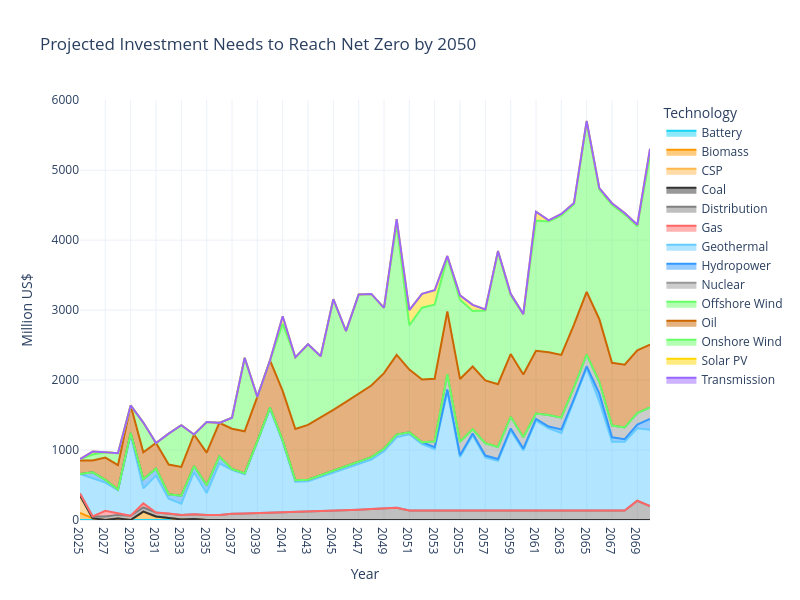

This figure's notebook cell:
### Code cell
import pandas as pd
import plotly.graph_objects as go
from plotly.subplots import make_subplots
import plotly.express as px

width = 800
height = 600
df_long_nz = df_category_sum_nz.melt(
    id_vars="Year", 
    var_name="Technology", 
    value_name="InvestmentNeed"
)
df_long_incremental = incremental_investment.melt(
    id_vars="Year", 
    var_name="Technology", 
    value_name="InvestmentNeed"
)
years = df_category_sum_nz["Year"]

# ==========  2 rows × 4 columns  ==========
fig = make_subplots(
    rows=2, cols=4,
    subplot_titles=[
        "Plot 1: Investment Needs",       # Subplot 1 title
        "Plot 2: Cost of Capital",        # Subplot 2 title
        "Plot 3: Borrowed Sources",       # Subplot 3 title
        "Plot 4: Scenario Difference",    # Subplot 4 title
        "Plot 5: Future Needs by Source", # Subplot 5 title
        "Plot 6: Funding Shortfall",      # Subplot 6 title
        "Plot 7: Additional Metrics",     # Subplot 7 title
        "Plot 8: Another Metric"          # Subplot 8 title
    ]
)

color_map = {

    "Biomass": "#ff9900",       # Orange
    "Geothermal": "#66ccff",    # Light Blue
    "Solar PV": "#ffd700",      # Gold
    "Wind": "#66ff66",          # Light Green
    "Onshore Wind": "#66ff66",
    "Offshore Wind": "#66ff66",
    "Nuclear": "#999999",       # Gray
    "Coal": "#333333",          # Dark Gray
    "Gas": "#ff6666",           # Light Red
    "Oil": "#cc6600",           # Dark Orange

    "Hydropower": "#3399FF",    # Blue
    "CSP": "#FFB84D",           # Light Orange
    "Distribution": "#808080",  # Medium Gray
    "Transmission": "#9966FF",  # Purple
    "Other": "#BEBEBE"          # Silver Gray
}
df_long_nz['Year'] = df_long_nz['Year'].astype(int).astype(str)

fig_area1 = px.area(
    df_long_nz, 
    x="Year", 
    y="InvestmentNeed", 
    color="Technology", 
    color_discrete_map=color_map,
    title="Projected Investment Needs to Reach Net Zero by 2050",
    labels={"InvestmentNeed": "Million US$", "Year": "Year"}
)
fig_area1.update_layout(
    template="plotly_white",
    showlegend=True,
    width=width,
    height=height
    )

fig_area2  = px.bar(
    df_long_incremental, 
    x="Year",
    y="InvestmentNeed",
    color="Technology",
    color_discrete_map=color_map,
    barmode="relative", 
    title="Additional Capital Cost of Net Zero",
    labels={"Cost": "Million US$", "Year": "Year"}
)

fig_area2.update_layout(
    template="plotly_white",
    xaxis=dict(range=[2024.5, 2070.5]),
    # yaxis=dict(zeroline=True, zerolinewidth=2, zerolinecolor="black")
    width=width,
    height=height
)
fig_area2.update_layout(
    template="plotly_white",    
    )


df_cost = pd.DataFrame({
    "Scenario": ["NetZero", "NetZero", "NetZero"],
    "Cost Type": ["Capital Cost", "O&M Costs (Variable)", "O&M Costs (Fixed)"],
    "Value": [
        net_zero_summary["capital_cost"].sum(),
        net_zero_summary["variable_cost"].sum(),
        net_zero_summary["fixed_cost"].sum()
        ]  # Million US$
    })

fig_area3 = px.bar(
    df_cost,
    x="Scenario",
    y="Value",
    color="Cost Type",
    barmode="relative",  
    title="Total Undiscounted Scenario Cost 2025 to 2070",
    labels={"Value": "Million US$", "Scenario": ""}
)

fig_area3.update_layout(
    template="plotly_white",
    showlegend=True,
    width=width,
    height=height
    )

df_diff = pd.DataFrame({
    "Year": df_5yr_avg["Year"],
    "Capital Cost":  list(df_5yr_avg["delta_capital_cost"].values),
    "Variable Cost": list(df_5yr_avg["delta_variable_cost"].values),
    "Fixed Cost":    list(df_5yr_avg["delta_fixed_cost"].values),
    "Cost of Carbon":list(df_5yr_avg["emission_saving"].values),
    # "Net Benefits":  df_5yr_avg["delta_capital_cost"]
})
# df_diff = pd.DataFrame({
#     "Year": df_5yr_avg["Year"],
#     "Capital Cost": list(df_5yr_avg["delta_capital_cost"].values),
#     "Variable Cost": [0,   20, 8,   0,   30,  0,   0,   0,   0  ],
#     "Fixed Cost":    [0,   0,  7,   0,   0,   0,   0,   0,   0  ],
#     "Cost of Carbon":[0,   0,  0,   30,  37,  40,  50,  60,  70 ],
#     "Net Benefits":  [-46, 20, 15, 47,  67, 107, 221, 275, 370]
# })
df_diff_long= df_diff.melt(
    id_vars=["Year"],  
    value_vars=["Capital Cost", "Variable Cost", "Fixed Cost", "Cost of Carbon"],
    var_name="Cost Type",
    value_name="Value"
)
df_diff["Net Benefits"] = df_diff["Capital Cost"] + df_diff["Variable Cost"] + df_diff["Fixed Cost"] + df_diff["Cost of Carbon"]

color_map_costs = {

    "Cost of Carbon": "#66ff66",          # Light Green

    "Variable Cost": "#cc6600",           # Dark Orange

    "Capital Cost": "#3399FF",    # Blue
    "Fixed Cost":    "#66ccff"   # Light Blue
}
# stacked bar chart
fig_area4 = px.bar(
    df_diff_long,
    x="Year",
    y="Value",
    color="Cost Type",
    color_discrete_map=color_map_costs,
    barmode="relative",  
    title="Differential benefits and costs of NZ vs BAU (Million US$)",
    labels={"Value": "Million US$", "Year": "Year"}
)
fig_area4.add_trace(
    go.Scatter(
        x=df_diff["Year"],           
        y=df_diff["Net Benefits"],   # Net Benefits
        mode="markers+text",    
        text=df_diff["Net Benefits"].apply(lambda x: f"{round(x)}").astype(str),  
        textposition="top center",            
        marker=dict(
            symbol=141,       # horizontal line symbol 'line-ew', 141, '141'
            size=20,                # the length of the line is determined by size
            color="red",
        ),
        name="Net Benefits"     
    )
)
fig_area4.update_layout(
    template="plotly_white",
    showlegend=True,
    xaxis=dict(range=[2020.5, 2070.5]),
    width=width,
    height=height
    )


# 1) data 
df_stranded_cost = pd.DataFrame({
    "Fuel": ["Coal", "Gas", "Oil"],
    "Extra Stranded Cost": [0, 0, 0]  # initialised with 0, will be updated later
})
since_year = 2025
for tech in  df_stranded_cost["Fuel"]:
    # Calculate cumulative stranded costs from since_year
    df_stranded_cost.loc[df_stranded_cost["Fuel"]==tech, "Extra Stranded Cost"]=df_financing_needs_ffr.loc[df_financing_needs_ffr.index >= since_year,(tech,tech)].sum()
# 2) Draw a bar chart
fig_stranded_cost = px.bar(
    df_stranded_cost,
    x="Fuel",
    y="Extra Stranded Cost",
    title="Extra Stranded Cost Compensation of Net Zero",
    labels={"Extra Stranded Cost": "Million US$", "Fuel": ""},
    text="Extra Stranded Cost"  # show values on the bar
)

# 3) customise layout
fig_stranded_cost.update_layout(
    template="plotly_white",
    yaxis=dict(range=[0, 800]),  # adjust the upper limit based on the data
    width=width,
    height=height
    )

fig_stranded_cost.update_traces(textposition="outside")
####################################
# Calculate only the total stranded costs for coal, natural gas and oil
stranded_cost = df_financing_needs_ffr.loc[df_financing_needs_ffr.index >= since_year,("Total","Total")].copy()
    
df_plot = pd.DataFrame({
    "Year": df_category_sum_nz["Year"],
    "Net Zero Financing Needs": df_category_sum_nz.copy().drop('Year', axis=1).sum(axis=1),
    "Stranded Cost Compensation": list(stranded_cost)
})
# Convert both columns to the same data type (float)
df_plot["Net Zero Financing Needs"] = df_plot["Net Zero Financing Needs"].astype(float)
df_plot["Stranded Cost Compensation"] = df_plot["Stranded Cost Compensation"].astype(float)

fig_needs_by_source = px.bar(
    df_plot,
    x="Year",
    y=["Net Zero Financing Needs", "Stranded Cost Compensation"],
    barmode="relative",
    color_discrete_sequence=["grey", "black"],
    title="Future Investment Needs by Source",
    labels={"value": "Million US$", "variable": ""},  # adjust the legend/axis labels
    template="plotly_white",
)

# add black border to all bars
fig_needs_by_source.update_traces(marker=dict(line=dict(color="black", width=1)))

# adjust layout, e.g. move the legend below, change the width and height
fig_needs_by_source.update_layout(
    legend=dict(
        orientation="h",
        yanchor="bottom",
        y=-0.15,  # legend below
        xanchor="center",
        x=0.5
    ),
    xaxis=dict(range=[2024, 2070.5]),
    
    width=width,
    height=height
)

df = pd.DataFrame({
    "Year": net_zero_summary.index,
    "NetZero": net_zero_summary["cost_of_elec"],
    "LeastCost": least_cost_summary["cost_of_elec"],
})

# melt NetZero and LeastCost into "Scenario" and "Cost" two columns
df_long_elec_cost = df.melt(
    id_vars="Year",
    var_name="Scenario",
    value_name="Cost"
)
# now the structure of df_long is similar to:
#   Year   Scenario   Cost
# 0 2025   NetZero    14
# 1 2030   NetZero    15
# 2 2035   NetZero    12
# ... 
# . 2025   LeastCost  14

fig_elec_cost = px.line(
    df_long_elec_cost,
    x="Year",
    y="Cost",
    color="Scenario",
    title="Average Cost of Electricity US$/TWh",
    labels={"Cost": "US$/TWh", "Year": "Year", "Scenario": ""},
    color_discrete_map={"NetZero": "green", "LeastCost": "aqua"}  # customise colors
)

fig_elec_cost.update_layout(
    template="plotly_white",
    # yaxis=dict(range=[0, 20]),  # according to your data range, or let Plotly decide
    width=width,
    height=height
)


df_capital = pd.DataFrame({
    "Year": net_zero_summary.index,
    "NetZero": net_zero_summary["capital_cost"],
    "LeastCost": least_cost_summary["capital_cost"],
})

# melt NetZero and LeastCost into "Scenario" and "Cost" two columns
df_capital_cost = df_capital.melt(
    id_vars="Year",
    var_name="Scenario",
    value_name="Cost"
)

fig_capital_cost = px.line(
    df_capital_cost,
    x="Year",
    y="Cost",
    color="Scenario",
    title="Capital Cost NZ vs LC",
    labels={"Cost": "Million US$", "Year": "Year", "Scenario": ""},
    color_discrete_map={"NetZero": "green", "LeastCost": "aqua"}  
)

fig_capital_cost.update_layout(
    template="plotly_white",
    # yaxis=dict(range=[0, 20]),  # according to your data range, or let Plotly decide
    width=width,
    height=height
)


fig.update_layout(template="plotly_white")
fig_area1.show()
# fig_area2.show()
# fig_area3.show()
# fig_area4.show()
# fig_stranded_cost.show()
# fig_needs_by_source.show()
# fig_elec_cost.show()
# fig_capital_cost.show()
# df_long_nz.head(300)

### Figure 1 — Plotly figure (JSON) as saved in the notebook; plotly's stock layout.template omitted (floating-point values rounded to 4 significant figures)
{"data": [{"fillpattern": {"shape": ""}, "hovertemplate": "Technology=Battery<br>Year=%{x}<br>Million US$=%{y}<extra></extra>", "legendgroup": "Battery", "line": {"color": "#19d3f3"}, "marker": {"symbol": "circle"}, "mode": "lines", "name": "Battery", "orientation": "v", "showlegend": true, "stackgroup": "1", "type": "scatter", "x": ["2025", "2026", "2027", "2028", "2029", "2030", "2031", "2032", "2033", "2034", "2035", "2036", "2037", "2038", "2039", "2040", "2041", "2042", "2043", "2044", "2045", "2046", "2047", "2048", "2049", "2050", "2051", "2052", "2053", "2054", "2055", "2056", "2057", "2058", "2059", "2060", "2061", "2062", "2063", "2064", "2065", "2066", "2067", "2068", "2069", "2070"], "xaxis": "x", "y": [0, 0, 0, 0, 0, 0, 0, 0, 0, 0, 0, 0, 0, 0, 0, 0, 0, 0, 0, 0, 0, 0, 0, 0, 0, 0, 0, 0, 0, 0, 0, 0, 0, 0, 0, 0, 0, 0, 0, 0, 0, 0, 0, 0, 0, 0], "yaxis": "y"}, {"fillpattern": {"shape": ""}, "hovertemplate": "Technology=Biomass<br>Year=%{x}<br>Million US$=%{y}<extra></extra>", "legendgroup": "Biomass", "line": {"color": "#ff9900"}, "marker": {"symbol": "circle"}, "mode": "lines", "name": "Biomass", "orientation": "v", "showlegend": true, "stackgroup": "1", "type": "scatter", "x": ["2025", "2026", "2027", "2028", "2029", "2030", "2031", "2032", "2033", "2034", "2035", "2036", "2037", "2038", "2039", "2040", "2041", "2042", "2043", "2044", "2045", "2046", "2047", "2048", "2049", "2050", "2051", "2052", "2053", "2054", "2055", "2056", "2057", "2058", "2059", "2060", "2061", "2062", "2063", "2064", "2065", "2066", "2067", "2068", "2069", "2070"], "xaxis": "x", "y": [100, 25, 0, 20, 0, 120.5, 50, 27, 7.5, 15, 0.75, 0, 0, 0, 0, 0, 0, 0, 0, 0, 0, 0, 0, 0, 0, 0, 0, 0, 0, 0, 0, 0, 0, 0, 0, 0, 0, 0, 0, 0, 0, 0, 0, 0, 0, 0], "yaxis": "y"}, {"fillpattern": {"shape": ""}, "hovertemplate": "Technology=CSP<br>Year=%{x}<br>Million US$=%{y}<extra></extra>", "legendgroup": "CSP", "line": {"color": "#FFB84D"}, "marker": {"symbol": "circle"}, "mode": "lines", "name": "CSP", "orientation": "v", "showlegend": true, "stackgroup": "1", "type": "scatter", "x": ["2025", "2026", "2027", "2028", "2029", "2030", "2031", "2032", "2033", "2034", "2035", "2036", "2037", "2038", "2039", "2040", "2041", "2042", "2043", "2044", "2045", "2046", "2047", "2048", "2049", "2050", "2051", "2052", "2053", "2054", "2055", "2056", "2057", "2058", "2059", "2060", "2061", "2062", "2063", "2064", "2065", "2066", "2067", "2068", "2069", "2070"], "xaxis": "x", "y": [250, 0, 0, 0, 0, 0, 0, 0, 0, 0, 0, 0, 0, 0, 0, 0, 0, 0, 0, 0, 0, 0, 0, 0, 0, 0, 0, 0, 0, 0, 0, 0, 0, 0, 0, 0, 0, 0, 0, 0, 0, 0, 0, 0, 0, 0], "yaxis": "y"}, {"fillpattern": {"shape": ""}, "hovertemplate": "Technology=Coal<br>Year=%{x}<br>Million US$=%{y}<extra></extra>", "legendgroup": "Coal", "line": {"color": "#333333"}, "marker": {"symbol": "circle"}, "mode": "lines", "name": "Coal", "orientation": "v", "showlegend": true, "stackgroup": "1", "type": "scatter", "x": ["2025", "2026", "2027", "2028", "2029", "2030", "2031", "2032", "2033", "2034", "2035", "2036", "2037", "2038", "2039", "2040", "2041", "2042", "2043", "2044", "2045", "2046", "2047", "2048", "2049", "2050", "2051", "2052", "2053", "2054", "2055", "2056", "2057", "2058", "2059", "2060", "2061", "2062", "2063", "2064", "2065", "2066", "2067", "2068", "2069", "2070"], "xaxis": "x", "y": [0, 0, 0, 0, 0, 0, 0, 0, 0, 0, 0, 0, 0, 0, 0, 0, 0, 0, 0, 0, 0, 0, 0, 0, 0, 0, 0, 0, 0, 0, 0, 0, 0, 0, 0, 0, 0, 0, 0, 0, 0, 0, 0, 0, 0, 0], "yaxis": "y"}, {"fillpattern": {"shape": ""}, "hovertemplate": "Technology=Distribution<br>Year=%{x}<br>Million US$=%{y}<extra></extra>", "legendgroup": "Distribution", "line": {"color": "#808080"}, "marker": {"symbol": "circle"}, "mode": "lines", "name": "Distribution", "orientation": "v", "showlegend": true, "stackgroup": "1", "type": "scatter", "x": ["2025", "2026", "2027", "2028", "2029", "2030", "2031", "2032", "2033", "2034", "2035", "2036", "2037", "2038", "2039", "2040", "2041", "2042", "2043", "2044", "2045", "2046", "2047", "2048", "2049", "2050", "2051", "2052", "2053", "2054", "2055", "2056", "2057", "2058", "2059", "2060", "2061", "2062", "2063", "2064", "2065", "2066", "2067", "2068", "2069", "2070"], "xaxis": "x", "y": [29.24, 25.73, 48.56, 53.11, 59.98, 58.65, 56.01, 64.76, 62.93, 68.8, 71.35, 73.22, 87.91, 91.57, 96.82, 102.7, 108.2, 111.9, 119.4, 125.8, 133.0, 140.3, 147.8, 156.3, 164.9, 173.7, 136.8, 136.8, 136.8, 136.8, 136.8, 136.8, 136.8, 136.8, 136.8, 136.8, 136.8, 136.8, 136.8, 136.8, 136.8, 136.8, 136.8, 136.8, 275.0, 200], "yaxis": "y"}, {"fillpattern": {"shape": ""}, "hovertemplate": "Technology=Gas<br>Year=%{x}<br>Million US$=%{y}<extra></extra>", "legendgroup": "Gas", "line": {"color": "#ff6666"}, "marker": {"symbol": "circle"}, "mode": "lines", "name": "Gas", "orientation": "v", "showlegend": true, "stackgroup": "1", "type": "scatter", "x": ["2025", "2026", "2027", "2028", "2029", "2030", "2031", "2032", "2033", "2034", "2035", "2036", "2037", "2038", "2039", "2040", "2041", "2042", "2043", "2044", "2045", "2046", "2047", "2048", "2049", "2050", "2051", "2052", "2053", "2054", "2055", "2056", "2057", "2058", "2059", "2060", "2061", "2062", "2063", "2064", "2065", "2066", "2067", "2068", "2069", "2070"], "xaxis": "x", "y": [0, 0, 83.0, 19.85, 0, 58.29, 0, 0, 0, 0, 0, 0, 0, 0, 0, 0, 0, 0, 0, 0, 0, 0, 0, 0, 0, 0, 0, 0, 0, 0, 0, 0, 0, 0, 0, 0, 0, 0, 0, 0, 0, 0, 0, 0, 0, 0], "yaxis": "y"}, {"fillpattern": {"shape": ""}, "hovertemplate": "Technology=Geothermal<br>Year=%{x}<br>Million US$=%{y}<extra></extra>", "legendgroup": "Geothermal", "line": {"color": "#66ccff"}, "marker": {"symbol": "circle"}, "mode": "lines", "name": "Geothermal", "orientation": "v", "showlegend": true, "stackgroup": "1", "type": "scatter", "x": ["2025", "2026", "2027", "2028", "2029", "2030", "2031", "2032", "2033", "2034", "2035", "2036", "2037", "2038", "2039", "2040", "2041", "2042", "2043", "2044", "2045", "2046", "2047", "2048", "2049", "2050", "2051", "2052", "2053", "2054", "2055", "2056", "2057", "2058", "2059", "2060", "2061", "2062", "2063", "2064", "2065", "2066", "2067", "2068", "2069", "2070"], "xaxis": "x", "y": [278.2, 544.3, 404.0, 331.8, 1158.0, 217.4, 529.5, 212.8, 163.5, 599.7, 313.4, 737.9, 628.1, 561.8, 1013.0, 1488.0, 1011.0, 435.9, 435.9, 490.4, 544.9, 599.3, 653.8, 708.3, 817.3, 1008.0, 1089.0, 948.8, 876.7, 1703.0, 762.2, 1074.0, 757.6, 708.3, 1145.0, 858.3, 1283.0, 1173.0, 1107.0, 1558.0, 2033.0, 1556.0, 980.7, 980.7, 1035.0, 1090.0], "yaxis": "y"}, {"fillpattern": {"shape": ""}, "hovertemplate": "Technology=Hydropower<br>Year=%{x}<br>Million US$=%{y}<extra></extra>", "legendgroup": "Hydropower", "line": {"color": "#3399FF"}, "marker": {"symbol": "circle"}, "mode": "lines", "name": "Hydropower", "orientation": "v", "showlegend": true, "stackgroup": "1", "type": "scatter", "x": ["2025", "2026", "2027", "2028", "2029", "2030", "2031", "2032", "2033", "2034", "2035", "2036", "2037", "2038", "2039", "2040", "2041", "2042", "2043", "2044", "2045", "2046", "2047", "2048", "2049", "2050", "2051", "2052", "2053", "2054", "2055", "2056", "2057", "2058", "2059", "2060", "2061", "2062", "2063", "2064", "2065", "2066", "2067", "2068", "2069", "2070"], "xaxis": "x", "y": [1.045, 86.41, 38.33, 10.8, 25.78, 127.5, 97.91, 63.41, 112.2, 87.45, 110.5, 97.21, 12.54, 13.59, 14.63, 16.38, 17.77, 19.51, 21.25, 23.0, 25.44, 27.87, 30.31, 33.1, 36.24, 39.72, 26.48, 26.48, 26.48, 26.48, 26.48, 26.48, 26.48, 26.48, 26.48, 26.48, 26.48, 26.48, 51.92, 35.19, 27.53, 112.9, 64.81, 37.28, 52.26, 154.0], "yaxis": "y"}, {"fillpattern": {"shape": ""}, "hovertemplate": "Technology=Nuclear<br>Year=%{x}<br>Million US$=%{y}<extra></extra>", "legendgroup": "Nuclear", "line": {"color": "#999999"}, "marker": {"symbol": "circle"}, "mode": "lines", "name": "Nuclear", "orientation": "v", "showlegend": true, "stackgroup": "1", "type": "scatter", "x": ["2025", "2026", "2027", "2028", "2029", "2030", "2031", "2032", "2033", "2034", "2035", "2036", "2037", "2038", "2039", "2040", "2041", "2042", "2043", "2044", "2045", "2046", "2047", "2048", "2049", "2050", "2051", "2052", "2053", "2054", "2055", "2056", "2057", "2058", "2059", "2060", "2061", "2062", "2063", "2064", "2065", "2066", "2067", "2068", "2069", "2070"], "xaxis": "x", "y": [0, 0, 0, 0, 0, 0, 0, 0, 0, 0, 0, 0, 0, 0, 0, 0, 0, 0, 0, 0, 0, 0, 0, 0, 0, 0, 0, 0, 82.48, 216.5, 193.5, 58.63, 176.2, 171.7, 167.1, 161.1, 74.84, 165.7, 166.7, 166.3, 167.0, 167.1, 167.1, 167.1, 167.1, 166.0], "yaxis": "y"}, {"fillpattern": {"shape": ""}, "hovertemplate": "Technology=Offshore Wind<br>Year=%{x}<br>Million US$=%{y}<extra></extra>", "legendgroup": "Offshore Wind", "line": {"color": "#66ff66"}, "marker": {"symbol": "circle"}, "mode": "lines", "name": "Offshore Wind", "orientation": "v", "showlegend": true, "stackgroup": "1", "type": "scatter", "x": ["2025", "2026", "2027", "2028", "2029", "2030", "2031", "2032", "2033", "2034", "2035", "2036", "2037", "2038", "2039", "2040", "2041", "2042", "2043", "2044", "2045", "2046", "2047", "2048", "2049", "2050", "2051", "2052", "2053", "2054", "2055", "2056", "2057", "2058", "2059", "2060", "2061", "2062", "2063", "2064", "2065", "2066", "2067", "2068", "2069", "2070"], "xaxis": "x", "y": [0, 0, 0, 0, 0, 0, 0, 0, 0, 0, 0, 0, 0, 0, 0, 0, 0, 0, 0, 0, 0, 0, 0, 0, 0, 0, 0, 0, 0, 0, 0, 0, 0, 0, 0, 0, 0, 0, 0, 0, 0, 0, 0, 0, 0, 0], "yaxis": "y"}, {"fillpattern": {"shape": ""}, "hovertemplate": "Technology=Oil<br>Year=%{x}<br>Million US$=%{y}<extra></extra>", "legendgroup": "Oil", "line": {"color": "#cc6600"}, "marker": {"symbol": "circle"}, "mode": "lines", "name": "Oil", "orientation": "v", "showlegend": true, "stackgroup": "1", "type": "scatter", "x": ["2025", "2026", "2027", "2028", "2029", "2030", "2031", "2032", "2033", "2034", "2035", "2036", "2037", "2038", "2039", "2040", "2041", "2042", "2043", "2044", "2045", "2046", "2047", "2048", "2049", "2050", "2051", "2052", "2053", "2054", "2055", "2056", "2057", "2058", "2059", "2060", "2061", "2062", "2063", "2064", "2065", "2066", "2067", "2068", "2069", "2070"], "xaxis": "x", "y": [191.7, 168.8, 318.4, 348.3, 393.3, 384.6, 367.3, 424.7, 412.7, 451.1, 467.9, 480.1, 576.4, 600.4, 634.9, 673.1, 709.2, 734.0, 782.8, 824.6, 871.8, 920.0, 969.1, 1025.0, 1081.0, 1139.0, 897.3, 897.3, 897.3, 897.3, 897.3, 897.3, 897.3, 897.3, 897.3, 897.3, 897.3, 897.3, 897.3, 897.3, 897.3, 897.3, 897.3, 897.3, 897.3, 897.3], "yaxis": "y"}, {"fillpattern": {"shape": ""}, "hovertemplate": "Technology=Onshore Wind<br>Year=%{x}<br>Million US$=%{y}<extra></extra>", "legendgroup": "Onshore Wind", "line": {"color": "#66ff66"}, "marker": {"symbol": "circle"}, "mode": "lines", "name": "Onshore Wind", "orientation": "v", "showlegend": true, "stackgroup": "1", "type": "scatter", "x": ["2025", "2026", "2027", "2028", "2029", "2030", "2031", "2032", "2033", "2034", "2035", "2036", "2037", "2038", "2039", "2040", "2041", "2042", "2043", "2044", "2045", "2046", "2047", "2048", "2049", "2050", "2051", "2052", "2053", "2054", "2055", "2056", "2057", "2058", "2059", "2060", "2061", "2062", "2063", "2064", "2065", "2066", "2067", "2068", "2069", "2070"], "xaxis": "x", "y": [19.06, 86.87, 74.47, 170.5, 0, 426.1, 0, 442.7, 596.7, 0, 435.4, 0, 157.8, 1052.0, 0, 0, 956.1, 1023.0, 1153.0, 876.9, 1581.0, 1013.0, 1421.0, 1309.0, 932.9, 1870.0, 632.1, 1025.0, 1058.0, 770.2, 1132.0, 795.1, 1000.0, 1890.0, 839.7, 858.7, 1863.0, 1867.0, 1994.0, 1719.0, 2421.0, 1853.0, 2261.0, 2149.0, 1773.0, 2706.0], "yaxis": "y"}, {"fillpattern": {"shape": ""}, "hovertemplate": "Technology=Solar PV<br>Year=%{x}<br>Million US$=%{y}<extra></extra>", "legendgroup": "Solar PV", "line": {"color": "#ffd700"}, "marker": {"symbol": "circle"}, "mode": "lines", "name": "Solar PV", "orientation": "v", "showlegend": true, "stackgroup": "1", "type": "scatter", "x": ["2025", "2026", "2027", "2028", "2029", "2030", "2031", "2032", "2033", "2034", "2035", "2036", "2037", "2038", "2039", "2040", "2041", "2042", "2043", "2044", "2045", "2046", "2047", "2048", "2049", "2050", "2051", "2052", "2053", "2054", "2055", "2056", "2057", "2058", "2059", "2060", "2061", "2062", "2063", "2064", "2065", "2066", "2067", "2068", "2069", "2070"], "xaxis": "x", "y": [0, 41.15, 0, 0, 0, 0, 0, 0, 0, 0, 0, 0, 0, 0, 0, 0, 110.4, 0, 0, 0, 0, 0, 0, 0, 0, 70.56, 218.4, 198.5, 206.0, 23.94, 63.82, 87.12, 15.07, 14.51, 20.97, 3.998, 124.9, 17.17, 19.92, 18.86, 20.87, 20.97, 20.97, 20.97, 20.97, 91.85], "yaxis": "y"}, {"fillpattern": {"shape": ""}, "hovertemplate": "Technology=Transmission<br>Year=%{x}<br>Million US$=%{y}<extra></extra>", "legendgroup": "Transmission", "line": {"color": "#9966FF"}, "marker": {"symbol": "circle"}, "mode": "lines", "name": "Transmission", "orientation": "v", "showlegend": true, "stackgroup": "1", "type": "scatter", "x": ["2025", "2026", "2027", "2028", "2029", "2030", "2031", "2032", "2033", "2034", "2035", "2036", "2037", "2038", "2039", "2040", "2041", "2042", "2043", "2044", "2045", "2046", "2047", "2048", "2049", "2050", "2051", "2052", "2053", "2054", "2055", "2056", "2057", "2058", "2059", "2060", "2061", "2062", "2063", "2064", "2065", "2066", "2067", "2068", "2069", "2070"], "xaxis": "x", "y": [0, 0, 0, 0, 0, 0, 0, 0, 0, 0, 0, 0, 0, 0, 0, 0, 0, 0, 0, 0, 0, 0, 0, 0, 0, 0, 0, 0, 0, 0, 0, 0, 0, 0, 0, 0, 0, 0, 0, 0, 0, 0, 0, 0, 0, 0], "yaxis": "y"}], "layout": {"height": 600, "legend": {"title": {"text": "Technology"}, "tracegroupgap": 0}, "showlegend": true, "title": {"text": "Projected Investment Needs to Reach Net Zero by 2050"}, "width": 800, "xaxis": {"anchor": "y", "domain": [0, 1], "title": {"text": "Year"}}, "yaxis": {"anchor": "x", "domain": [0, 1], "title": {"text": "Million US$"}}}}
